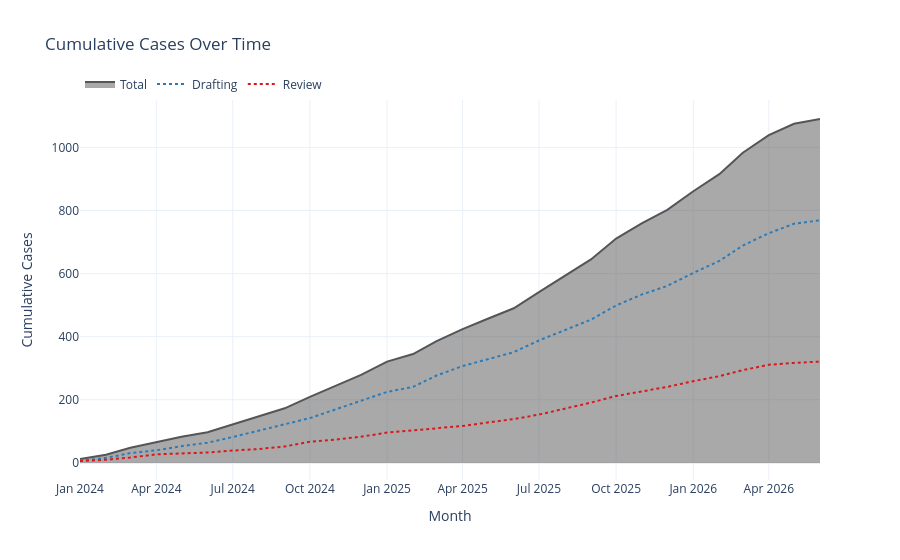

Here is the notebook cell this chart was saved with:
### Code cell
# ── 4. Cumulative cases over time ─────────────────────────────────────────────
_cum = _m[['drafting', 'review', 'total']].cumsum()

fig4 = go.Figure()
fig4.add_scatter(x=_cum.index, y=_cum['total'], name='Total',
                 fill='tozeroy', line=dict(color='#555', width=2))
fig4.add_scatter(x=_cum.index, y=_cum['drafting'], name='Drafting',
                 line=dict(color=_COLORS['drafting'], width=2, dash='dot'))
fig4.add_scatter(x=_cum.index, y=_cum['review'], name='Review',
                 line=dict(color=_COLORS['review'], width=2, dash='dot'))
fig4.update_layout(
    title='Cumulative Cases Over Time',
    xaxis_title='Month', yaxis_title='Cumulative Cases',
    template='plotly_white', hovermode='x unified',
    legend=dict(orientation='h', y=1.08)
)
fig4.show()

### Figure 1 — Plotly figure (JSON) as saved in the notebook; plotly's stock layout.template omitted (floating-point values rounded to 4 significant figures)
{"data": [{"fill": "tozeroy", "line": {"color": "#555", "width": 2}, "name": "Total", "type": "scatter", "x": ["2024-01", "2024-02", "2024-03", "2024-04", "2024-05", "2024-06", "2024-07", "2024-08", "2024-09", "2024-10", "2024-11", "2024-12", "2025-01", "2025-02", "2025-03", "2025-04", "2025-05", "2025-06", "2025-07", "2025-08", "2025-09", "2025-10", "2025-11", "2025-12", "2026-01", "2026-02", "2026-03", "2026-04", "2026-05", "2026-06"], "y": [12, 26, 48, 67, 83, 97, 121, 146, 173, 209, 244, 279, 321, 345, 386, 424, 457, 490, 541, 594, 645, 711, 760, 802, 861, 915, 983, 1039, 1075, 1090]}, {"line": {"color": "#2c7bb6", "dash": "dot", "width": 2}, "name": "Drafting", "type": "scatter", "x": ["2024-01", "2024-02", "2024-03", "2024-04", "2024-05", "2024-06", "2024-07", "2024-08", "2024-09", "2024-10", "2024-11", "2024-12", "2025-01", "2025-02", "2025-03", "2025-04", "2025-05", "2025-06", "2025-07", "2025-08", "2025-09", "2025-10", "2025-11", "2025-12", "2026-01", "2026-02", "2026-03", "2026-04", "2026-05", "2026-06"], "y": [6, 16, 31, 40, 53, 64, 82, 102, 121, 142, 170, 196, 225, 241, 277, 307, 329, 351, 388, 422, 454, 499, 534, 561, 602, 640, 689, 728, 758, 769]}, {"line": {"color": "#d7191c", "dash": "dot", "width": 2}, "name": "Review", "type": "scatter", "x": ["2024-01", "2024-02", "2024-03", "2024-04", "2024-05", "2024-06", "2024-07", "2024-08", "2024-09", "2024-10", "2024-11", "2024-12", "2025-01", "2025-02", "2025-03", "2025-04", "2025-05", "2025-06", "2025-07", "2025-08", "2025-09", "2025-10", "2025-11", "2025-12", "2026-01", "2026-02", "2026-03", "2026-04", "2026-05", "2026-06"], "y": [6, 10, 17, 27, 30, 33, 39, 44, 52, 67, 74, 83, 96, 104, 109, 117, 128, 139, 153, 172, 191, 212, 226, 241, 259, 275, 294, 311, 317, 321]}], "layout": {"hovermode": "x unified", "legend": {"orientation": "h", "y": 1.08}, "title": {"text": "Cumulative Cases Over Time"}, "xaxis": {"title": {"text": "Month"}}, "yaxis": {"title": {"text": "Cumulative Cases"}}}}
